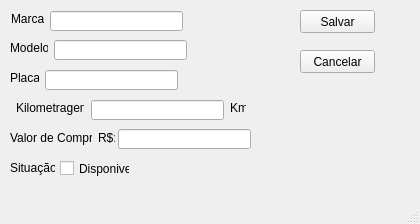
<?xml version="1.0" encoding="UTF-8"?>
<ui version="4.0">
 <class>MainWindowNovoVeiculo</class>
 <widget class="QMainWindow" name="MainWindowNovoVeiculo">
  <property name="geometry">
   <rect>
    <x>0</x>
    <y>0</y>
    <width>420</width>
    <height>224</height>
   </rect>
  </property>
  <property name="windowTitle">
   <string>Novo veiculo</string>
  </property>
  <widget class="QWidget" name="centralwidget">
   <widget class="QLabel" name="label">
    <property name="geometry">
     <rect>
      <x>10</x>
      <y>40</y>
      <width>38</width>
      <height>16</height>
     </rect>
    </property>
    <property name="text">
     <string>Modelo:</string>
    </property>
   </widget>
   <widget class="QLabel" name="label_2">
    <property name="geometry">
     <rect>
      <x>11</x>
      <y>11</y>
      <width>33</width>
      <height>16</height>
     </rect>
    </property>
    <property name="text">
     <string>Marca:</string>
    </property>
   </widget>
   <widget class="QLabel" name="label_3">
    <property name="geometry">
     <rect>
      <x>10</x>
      <y>70</y>
      <width>29</width>
      <height>16</height>
     </rect>
    </property>
    <property name="text">
     <string>Placa:</string>
    </property>
   </widget>
   <widget class="QLabel" name="label_4">
    <property name="geometry">
     <rect>
      <x>16</x>
      <y>100</y>
      <width>68</width>
      <height>16</height>
     </rect>
    </property>
    <property name="text">
     <string>Kilometragem:</string>
    </property>
   </widget>
   <widget class="QLabel" name="label_5">
    <property name="geometry">
     <rect>
      <x>10</x>
      <y>130</y>
      <width>82</width>
      <height>16</height>
     </rect>
    </property>
    <property name="text">
     <string>Valor de Compra:</string>
    </property>
   </widget>
   <widget class="QLabel" name="label_6">
    <property name="geometry">
     <rect>
      <x>10</x>
      <y>160</y>
      <width>45</width>
      <height>16</height>
     </rect>
    </property>
    <property name="text">
     <string>Situação:</string>
    </property>
   </widget>
   <widget class="QLineEdit" name="lineEditMarcaVeiculo">
    <property name="geometry">
     <rect>
      <x>50</x>
      <y>11</y>
      <width>133</width>
      <height>20</height>
     </rect>
    </property>
   </widget>
   <widget class="QLineEdit" name="lineEditModeloVeiculo">
    <property name="geometry">
     <rect>
      <x>54</x>
      <y>40</y>
      <width>133</width>
      <height>20</height>
     </rect>
    </property>
   </widget>
   <widget class="QLineEdit" name="lineEditPlacaVeiculo">
    <property name="geometry">
     <rect>
      <x>45</x>
      <y>70</y>
      <width>133</width>
      <height>20</height>
     </rect>
    </property>
   </widget>
   <widget class="QLineEdit" name="lineEditKmVeiculo">
    <property name="geometry">
     <rect>
      <x>91</x>
      <y>100</y>
      <width>133</width>
      <height>20</height>
     </rect>
    </property>
   </widget>
   <widget class="QLineEdit" name="lineEditValordeCompra">
    <property name="geometry">
     <rect>
      <x>118</x>
      <y>129</y>
      <width>133</width>
      <height>20</height>
     </rect>
    </property>
   </widget>
   <widget class="QLabel" name="label_7">
    <property name="geometry">
     <rect>
      <x>230</x>
      <y>100</y>
      <width>16</width>
      <height>16</height>
     </rect>
    </property>
    <property name="text">
     <string>Km</string>
    </property>
   </widget>
   <widget class="QLabel" name="label_8">
    <property name="geometry">
     <rect>
      <x>98</x>
      <y>130</y>
      <width>17</width>
      <height>16</height>
     </rect>
    </property>
    <property name="text">
     <string>R$:</string>
    </property>
   </widget>
   <widget class="QPushButton" name="pushButtonSalvarVeiculo">
    <property name="geometry">
     <rect>
      <x>300</x>
      <y>10</y>
      <width>75</width>
      <height>23</height>
     </rect>
    </property>
    <property name="text">
     <string>Salvar</string>
    </property>
   </widget>
   <widget class="QPushButton" name="pushButtonCancelarVeiculo">
    <property name="geometry">
     <rect>
      <x>300</x>
      <y>50</y>
      <width>75</width>
      <height>23</height>
     </rect>
    </property>
    <property name="text">
     <string>Cancelar</string>
    </property>
   </widget>
   <widget class="QCheckBox" name="checkBoxDisponivel">
    <property name="geometry">
     <rect>
      <x>60</x>
      <y>160</y>
      <width>70</width>
      <height>17</height>
     </rect>
    </property>
    <property name="text">
     <string>Disponivel</string>
    </property>
   </widget>
  </widget>
  <widget class="QMenuBar" name="menubar">
   <property name="geometry">
    <rect>
     <x>0</x>
     <y>0</y>
     <width>420</width>
     <height>21</height>
    </rect>
   </property>
  </widget>
  <widget class="QStatusBar" name="statusbar"/>
 </widget>
 <resources/>
 <connections>
  <connection>
   <sender>pushButtonCancelarVeiculo</sender>
   <signal>clicked()</signal>
   <receiver>MainWindowNovoVeiculo</receiver>
   <slot>close()</slot>
   <hints>
    <hint type="sourcelabel">
     <x>336</x>
     <y>83</y>
    </hint>
    <hint type="destinationlabel">
     <x>236</x>
     <y>89</y>
    </hint>
   </hints>
  </connection>
 </connections>
</ui>
